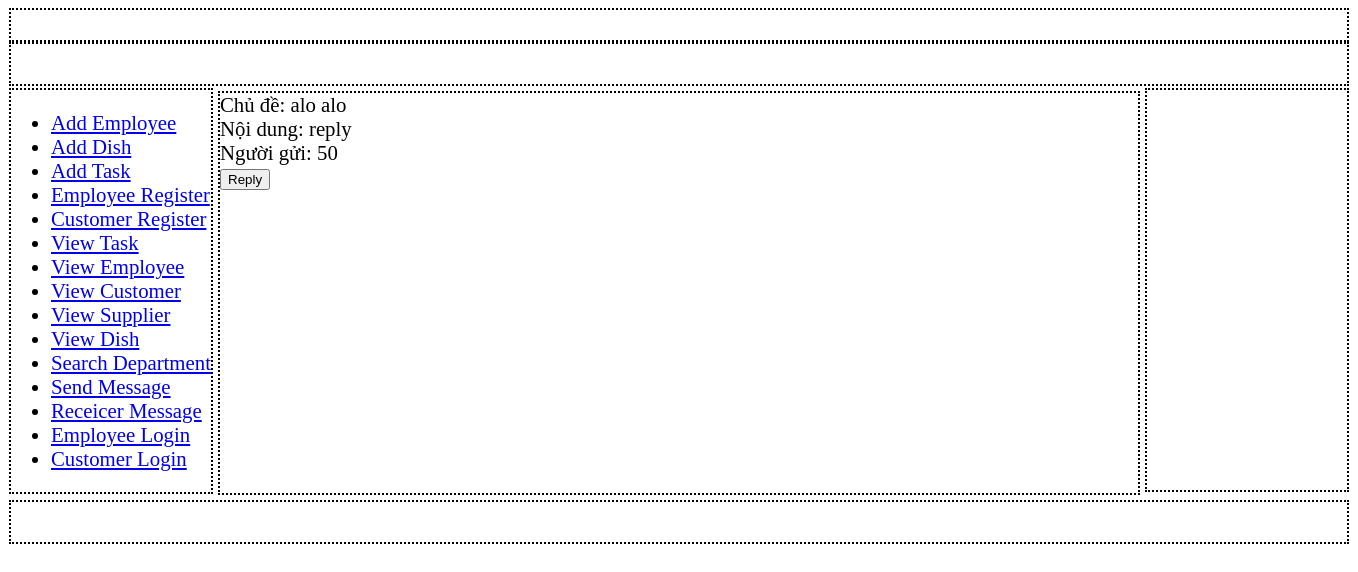
The page /Module/DetailMessage.php?id=10 (signed in) on the database its author committed.
### tables this page shows
CREATE TABLE IF NOT EXISTS `message` (
  `MessageID` int(10) unsigned NOT NULL auto_increment,
  `ReplyTo` int(10) unsigned default NULL,
  `Subject` varchar(30) NOT NULL COMMENT 'tiêu đề',
  `Content` text COMMENT 'nội dung tin nhắn',
  `Status` tinyint(1) unsigned default NULL COMMENT 'tin có được đọc chưa',
  `Attachment` tinyint(1) unsigned default NULL COMMENT 'link đính kèm',
  PRIMARY KEY  (`MessageID`),
  KEY `FK_message_message` (`ReplyTo`),
  CONSTRAINT `FK_message_message` FOREIGN KEY (`ReplyTo`) REFERENCES `message` (`MessageID`)
);

CREATE TABLE IF NOT EXISTS `message_sender` (
  `MessageID` int(10) unsigned NOT NULL,
  `EmployeeID` mediumint(8) unsigned NOT NULL,
  `Time` timestamp NOT NULL default CURRENT_TIMESTAMP on update CURRENT_TIMESTAMP,
  `Important` tinyint(1) unsigned default NULL,
  `IsTrash` tinyint(1) unsigned default NULL,
  KEY `FK_message_sender_message` (`MessageID`),
  KEY `FK_message_sender_employee` (`EmployeeID`),
  CONSTRAINT `FK_message_sender_employee` FOREIGN KEY (`EmployeeID`) REFERENCES `employee` (`EmployeeID`),
  CONSTRAINT `FK_message_sender_message` FOREIGN KEY (`MessageID`) REFERENCES `message` (`MessageID`)
);

### Module/DetailMessage.php (the view, shortened to what this page needs)
<?php include "include/header.php" ?>
<?php include("include/sidebar_left.php") ?>
<section>
    <?php
    $id=$_REQUEST['id'];
    $query  = "call ViewDetailMessage($id)";
    $result = $dbc->query($query);
    $row=$result->fetch_array();
    echo "Chủ đề: ".$row[2]."<br>";
    echo "Nội dung: ".$row[3]."<br>";
    echo "Người gửi: ".$row[7]."<br>";
    ?>
     <a href="ReplyMessage.php"><input type="button" value="Reply"></a>
</section>
<aside id="right"></aside>
<?php include('include/footer.php') ?>

### Module/css/index.css (style rules this page uses)
#right { float: right; width: 200px; min-height: 400px; border-style: dotted; border-width: 2px; margin-top: 2px; }
section { width: 918px; min-height: 400px; margin: 5px 5px; float: left; border-style: dotted; border-width: 2px; }

### rows shown on the page
message: Subject "alo alo", Content "reply", message_sender.EmployeeID "50"
